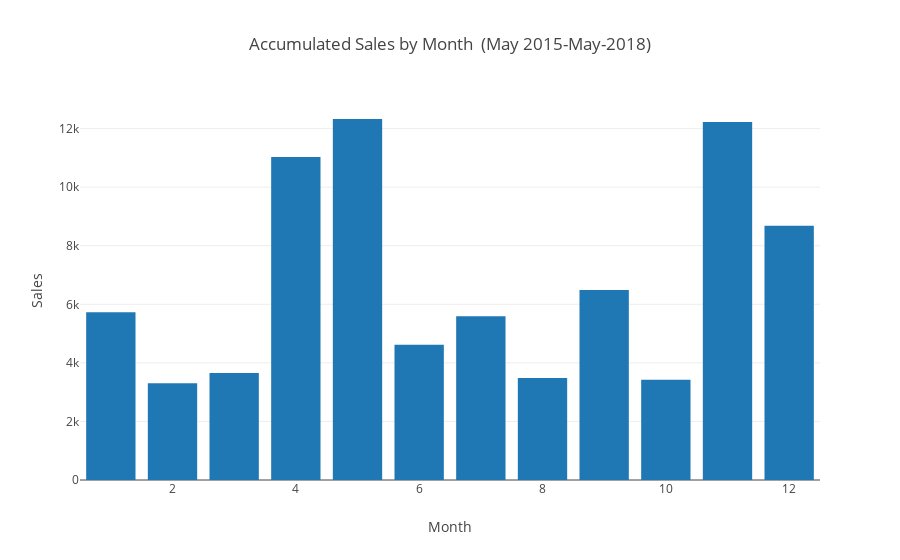

Notebook code cell kept with this figure:
### Markdown cell above
NaN was detected in Feb, Mar of 2017.
Similar to the revenue, extreme high sales was found in Nov 2017.

However, Feb 2016 does not seen a  high sales which might mean that some extreme high unit-price products werre sold during that period or there was some human error happened(vs low traffic).

### Code cell
monthly_sales = data.groupby('month')['sales'].agg('sum').reset_index()

traces=[]

traces.append(go.Bar(x=monthly_sales.month, y=monthly_sales.sales))

layout = dict(
    title='Accumulated Sales by Month  (May 2015-May-2018)',
    yaxis=dict(title='Sales'), showlegend=False, xaxis=dict(title='Month'))

fig = dict(data=traces, layout=layout)
iplot(fig)

### Figure 1 — Plotly figure (JSON) as saved in the notebook; plotly's stock layout.template omitted (floating-point values rounded to 4 significant figures)
{"data": [{"type": "bar", "x": [1, 2, 3, 4, 5, 6, 7, 8, 9, 10, 11, 12], "y": [5728, 3307, 3657, 11032, 12328, 4618, 5596, 3485, 6487, 3424, 12222, 8685]}], "layout": {"showlegend": false, "title": "Accumulated Sales by Month  (May 2015-May-2018)", "xaxis": {"title": "Month"}, "yaxis": {"title": "Sales"}}}
